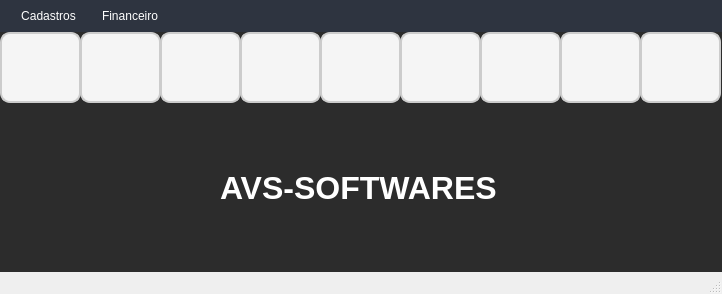
<?xml version="1.0" encoding="UTF-8"?>
<ui version="4.0">
 <class>frm_Main</class>
 <widget class="QMainWindow" name="frm_Main">
  <property name="geometry">
   <rect>
    <x>0</x>
    <y>0</y>
    <width>722</width>
    <height>294</height>
   </rect>
  </property>
  <property name="windowTitle">
   <string>MainWindow</string>
  </property>
  <property name="styleSheet">
   <string notr="true"/>
  </property>
  <widget class="QWidget" name="centralwidget">
   <property name="styleSheet">
    <string notr="true">background-color: #2c2c2c;</string>
   </property>
   <widget class="QPushButton" name="btn_cliente">
    <property name="geometry">
     <rect>
      <x>0</x>
      <y>0</y>
      <width>81</width>
      <height>71</height>
     </rect>
    </property>
    <property name="styleSheet">
     <string notr="true">QPushButton{
    background-color: #f5f5f5;
    border: 2px solid #cccccc;
    border-radius: 10px; 
    padding: 10px; 
    color: #333333; 
    font-size: 14px;
	background-image: url(:/icon_cli/cliente.png);
    background-repeat: no-repeat;
    background-position: center;
	transition: all 0.3s ease;
}
QPushButton:hover{
    background-color: #e0e0e0;
    border-color: #aaaaaa;
	transform: scale(1.05); 
}
QPushButton:pressed{
	background-color: #d6d6d6;
	border-color: #888888;
	transform: scale(0.95);
}</string>
    </property>
    <property name="text">
     <string/>
    </property>
   </widget>
   <widget class="QPushButton" name="btn_receber">
    <property name="geometry">
     <rect>
      <x>480</x>
      <y>0</y>
      <width>81</width>
      <height>71</height>
     </rect>
    </property>
    <property name="styleSheet">
     <string notr="true">QPushButton{
    background-color: #f5f5f5;
    border: 2px solid #cccccc;
    border-radius: 10px; 
    padding: 10px;
    color: #333333;
    font-size: 14px; 
	background-image:url(:/icon_receb/receber.png);
    background-repeat: no-repeat; 
    background-position: center; 
	transition: all 0.3s ease;
}
QPushButton:hover{
    background-color: #e0e0e0; 
    border-color: #aaaaaa; 
	transform: scale(1.05); 
}
QPushButton:pressed{
	background-color: #d6d6d6;
	border-color: #888888;
	transform: scale(0.95);
}</string>
    </property>
    <property name="text">
     <string/>
    </property>
   </widget>
   <widget class="QPushButton" name="btn_produtos">
    <property name="geometry">
     <rect>
      <x>160</x>
      <y>0</y>
      <width>81</width>
      <height>71</height>
     </rect>
    </property>
    <property name="styleSheet">
     <string notr="true">QPushButton{
    background-color: #f5f5f5;
    border: 2px solid #cccccc;
    border-radius: 10px;
    padding: 10px; 
    color: #333333; 
    font-size: 14px; 
	background-image:url(:/icon_prod/produtos.png); 
    background-repeat: no-repeat; 
    background-position: center; 
	transition: all 0.3s ease;
}
QPushButton:hover{
    background-color: #e0e0e0;
    border-color: #aaaaaa;
	transform: scale(1.05); 
}
QPushButton:pressed{
	background-color: #d6d6d6;
	border-color: #888888;
	transform: scale(0.95);
}</string>
    </property>
    <property name="text">
     <string/>
    </property>
   </widget>
   <widget class="QPushButton" name="btn_vendas">
    <property name="geometry">
     <rect>
      <x>240</x>
      <y>0</y>
      <width>81</width>
      <height>71</height>
     </rect>
    </property>
    <property name="styleSheet">
     <string notr="true">QPushButton{
    background-color: #f5f5f5;
    border: 2px solid #cccccc;
    border-radius: 10px; 
    padding: 10px;
    color: #333333;
    font-size: 14px; 
	background-image: url(:/icon_vend/venda.png);
    background-repeat: no-repeat; 
    background-position: center; 
	transition: all 0.3s ease;
}
QPushButton:hover{
    background-color: #e0e0e0;
    border-color: #aaaaaa;
	transform: scale(1.05); 
}
QPushButton:pressed{
	background-color: #d6d6d6;
	border-color: #888888;
	transform: scale(0.95);
}</string>
    </property>
    <property name="text">
     <string/>
    </property>
   </widget>
   <widget class="QPushButton" name="btn_pagar">
    <property name="geometry">
     <rect>
      <x>320</x>
      <y>0</y>
      <width>81</width>
      <height>71</height>
     </rect>
    </property>
    <property name="styleSheet">
     <string notr="true">QPushButton{
    background-color: #f5f5f5; 
    border: 2px solid #cccccc; 
    border-radius: 10px;
    padding: 10px;
    color: #333333;
    font-size: 14px;
	background-image:url(:/icon_cont/contasPagar.png);
    background-repeat: no-repeat;
    background-position: center;
	transition: all 0.3s ease;
}
QPushButton:hover{
    background-color: #e0e0e0;
    border-color: #aaaaaa; 
	transform: scale(1.05); 
}
QPushButton:pressed{
	background-color: #d6d6d6;
	border-color: #888888;
	transform: scale(0.95);
}</string>
    </property>
    <property name="text">
     <string/>
    </property>
   </widget>
   <widget class="QPushButton" name="btn_bancos">
    <property name="geometry">
     <rect>
      <x>400</x>
      <y>0</y>
      <width>81</width>
      <height>71</height>
     </rect>
    </property>
    <property name="styleSheet">
     <string notr="true">QPushButton{
    background-color: #f5f5f5;
    border: 2px solid #cccccc;
    border-radius: 10px;
    padding: 10px;
    color: #333333;
    font-size: 14px;
	background-image:url(:/icon_bank/banco.png);
    background-repeat: no-repeat;
    background-position: center;
	transition: all 0.3s ease;
}
QPushButton:hover{
    background-color: #e0e0e0;
    border-color: #aaaaaa; 
	transform: scale(1.05); 
}
QPushButton:pressed{
	background-color: #d6d6d6;
	border-color: #888888;
	transform: scale(0.95);
}</string>
    </property>
    <property name="text">
     <string/>
    </property>
   </widget>
   <widget class="QPushButton" name="btn_fornecedor">
    <property name="geometry">
     <rect>
      <x>80</x>
      <y>0</y>
      <width>81</width>
      <height>71</height>
     </rect>
    </property>
    <property name="styleSheet">
     <string notr="true">QPushButton{
    background-color: #f5f5f5;
    border: 2px solid #cccccc;
    border-radius: 10px;
    padding: 10px;
    color: #333333;
    font-size: 14px;
	background-image:url(:/icon_forn/fornecedor.png);
    background-repeat: no-repeat;
    background-position: center;
	transition: all 0.3s ease;
}
QPushButton:hover{
    background-color: #e0e0e0;
    border-color: #aaaaaa; 
	transform: scale(1.05); 
}
QPushButton:pressed{
	background-color: #d6d6d6;
	border-color: #888888;
	transform: scale(0.95);
}</string>
    </property>
    <property name="text">
     <string/>
    </property>
   </widget>
   <widget class="QPushButton" name="btn_sair">
    <property name="geometry">
     <rect>
      <x>640</x>
      <y>0</y>
      <width>81</width>
      <height>71</height>
     </rect>
    </property>
    <property name="styleSheet">
     <string notr="true">QPushButton{
    background-color: #f5f5f5; 
    border: 2px solid #cccccc; 
    border-radius: 10px; 
    padding: 10px; 
    color: #333333; 
    font-size: 14px; 
	background-image:url(:/icon_sair/sair.png); 
    background-repeat: no-repeat; 
    background-position: center; 
	transition: all 0.3s ease;
}
QPushButton:hover{
    background-color: #e0e0e0;
    border-color: #aaaaaa;
	transform: scale(1.05); 
}
QPushButton:pressed{
	background-color: #d6d6d6;
	border-color: #888888;
	transform: scale(0.95);
}</string>
    </property>
    <property name="text">
     <string/>
    </property>
   </widget>
   <widget class="QLabel" name="label">
    <property name="geometry">
     <rect>
      <x>220</x>
      <y>140</y>
      <width>301</width>
      <height>31</height>
     </rect>
    </property>
    <property name="font">
     <font>
      <pointsize>-1</pointsize>
      <weight>75</weight>
      <bold>true</bold>
     </font>
    </property>
    <property name="styleSheet">
     <string notr="true">QLabel {
    font-size: 32px;
    color: #FFFFFF;
    font-weight: bold;
    text-shadow: 1px 1px 2px rgba(0, 0, 0, 0.4);
}</string>
    </property>
    <property name="text">
     <string>AVS-SOFTWARES</string>
    </property>
   </widget>
   <widget class="QPushButton" name="btn_produtos_2">
    <property name="geometry">
     <rect>
      <x>560</x>
      <y>0</y>
      <width>81</width>
      <height>71</height>
     </rect>
    </property>
    <property name="styleSheet">
     <string notr="true">QPushButton{
    background-color: #f5f5f5;
    border: 2px solid #cccccc;
    border-radius: 10px;
    padding: 10px; 
    color: #333333; 
    font-size: 14px; 
	background-image:url(:/icon_tarefas/Adobe_Express_-_file-removebg-preview.png); 
    background-repeat: no-repeat; 
    background-position: center; 
	transition: all 0.3s ease;
}
QPushButton:hover{
    background-color: #e0e0e0;
    border-color: #aaaaaa;
	transform: scale(1.05); 
}
QPushButton:pressed{
	background-color: #d6d6d6;
	border-color: #888888;
	transform: scale(0.95);
}</string>
    </property>
    <property name="text">
     <string/>
    </property>
   </widget>
  </widget>
  <widget class="QMenuBar" name="menubar">
   <property name="geometry">
    <rect>
     <x>0</x>
     <y>0</y>
     <width>722</width>
     <height>34</height>
    </rect>
   </property>
   <property name="styleSheet">
    <string notr="true">QMenuBar {
    background-color: #2E3440;
    color: white;
    padding: 5px;
}

QMenuBar::item {
    background: transparent;
    padding: 4px 10px;
}

QMenuBar::item:selected {   
    background: #3B4252;    
    color: #88C0D0;          
}

QMenu {
    background-color: #2E3440;
    color: white; 
    border: 1px solid #4C566A;
}

QMenu::item:selected {      
    background-color: #3B4252;
    color: #A3BE8C;
}
</string>
   </property>
   <widget class="QMenu" name="menuCadastros">
    <property name="title">
     <string>Cadastros</string>
    </property>
    <addaction name="actionCliente"/>
    <addaction name="actionFornecedor"/>
   </widget>
   <widget class="QMenu" name="menuFinanceiro">
    <property name="title">
     <string>Financeiro</string>
    </property>
    <addaction name="actionCaixa"/>
    <addaction name="actionBanco"/>
    <addaction name="actionContas_para_pagar"/>
    <addaction name="actionContas_para_receber"/>
    <addaction name="actionContas_pagas"/>
    <addaction name="actionContas_recebidas"/>
   </widget>
   <addaction name="menuCadastros"/>
   <addaction name="menuFinanceiro"/>
  </widget>
  <widget class="QStatusBar" name="statusbar"/>
  <action name="actionCliente">
   <property name="text">
    <string>Cliente</string>
   </property>
  </action>
  <action name="actionFornecedor">
   <property name="text">
    <string>Fornecedor</string>
   </property>
  </action>
  <action name="actionUsu_rio_do_sistema">
   <property name="text">
    <string>Usuário</string>
   </property>
  </action>
  <action name="actionVenda">
   <property name="text">
    <string>Venda</string>
   </property>
  </action>
  <action name="actionConsumo_de_produtos">
   <property name="text">
    <string>Consumo de produtos</string>
   </property>
  </action>
  <action name="actionSaldo">
   <property name="text">
    <string>Saldo</string>
   </property>
  </action>
  <action name="actionCompras_2">
   <property name="text">
    <string>Compras</string>
   </property>
  </action>
  <action name="actionPedido">
   <property name="text">
    <string>Pedido</string>
   </property>
  </action>
  <action name="actionCancelar_compra">
   <property name="text">
    <string>Cancelar</string>
   </property>
  </action>
  <action name="actionCaixa">
   <property name="text">
    <string>Caixa</string>
   </property>
  </action>
  <action name="actionBanco">
   <property name="text">
    <string>Banco</string>
   </property>
  </action>
  <action name="actionContas_para_pagar">
   <property name="text">
    <string>Contas para pagar</string>
   </property>
  </action>
  <action name="actionContas_para_receber">
   <property name="text">
    <string>Contas para receber</string>
   </property>
  </action>
  <action name="actionContas_pagas">
   <property name="text">
    <string>Contas pagas</string>
   </property>
  </action>
  <action name="actionContas_recebidas">
   <property name="text">
    <string>Contas recebidas</string>
   </property>
  </action>
  <action name="actionGeral">
   <property name="text">
    <string>Geral</string>
   </property>
  </action>
  <action name="actionResumido">
   <property name="text">
    <string>Resumido</string>
   </property>
  </action>
  <action name="actionGeral_3">
   <property name="text">
    <string>Geral</string>
   </property>
  </action>
  <action name="actionResumido_2">
   <property name="text">
    <string>Resumido</string>
   </property>
  </action>
 </widget>
 <resources>
  <include location="icon_cliente.qrc"/>
  <include location="icon_tarefas.qrc"/>
  <include location="icon_sair.qrc"/>
  <include location="icon_caixa.qrc"/>
  <include location="icon_receber.qrc"/>
  <include location="icon_bancos.qrc"/>
  <include location="icon_pagar.qrc"/>
  <include location="icon_vendas.qrc"/>
  <include location="icon_produtos.qrc"/>
  <include location="icon_fornecedor.qrc"/>
 </resources>
 <connections/>
</ui>
